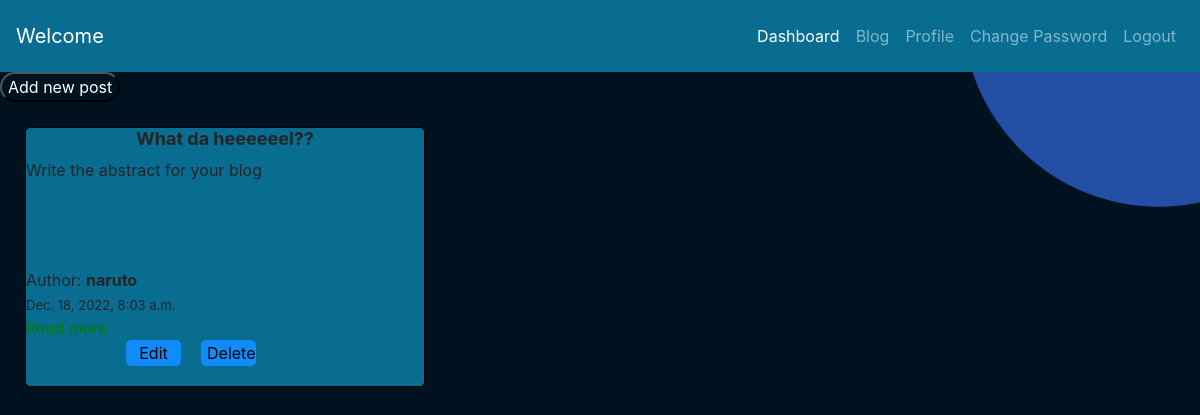
The app's page /blog/ (signed in), older data.
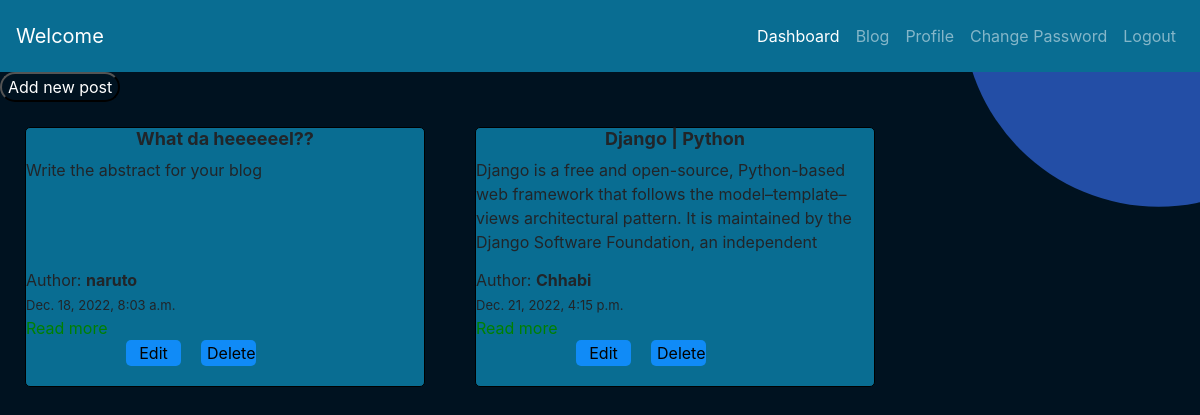
The same page, newer data.
### blog/models.py (models this page shows, shortened)
class BlogPost(models.Model):
    author = models.CharField(max_length=100)
    title = models.CharField(max_length=100)
    abstract = models.TextField()
    post = RichTextField()
    user_favorite = models.ManyToManyField(User,related_name='user_favorite',blank=True)
    published_date=models.DateTimeField(default=timezone.now)

### blog/views.py (the view)
# urls.py: path('blog/',include("blog.urls")),
@login_required(login_url='/account/login/')
def blog(request):
    post = BlogPost.objects.all()
    admin = True
    if request.user.is_staff:
        return render(request,'blog/blog.html',{'post':post,'admin':admin})
    else:
        return render(request,'blog/blog.html',{'post':post})

### blog/templates/blog/blog.html (shortened to what this page needs)
<!DOCTYPE html>
{% load static %}
<html lang="en">
<head>
    <link rel="stylesheet" href="{% static 'authentication/css/style.css' %}">
    <link rel="stylesheet" href="{% static 'authentication/css/bootstrap.css' %}">
</head>
<body>
    <div class="blogcontain">
        {% include 'authentication/navbar.html' %}
    </div>
    <button class="adpst"><a href="{% url 'addnewpost' %}">Add new post</a></button>
    <section id="blog">
        {% for p in post %}
        <div class="blogcontainer">
            <div class="blog-box">
                <h1 class="blog-heading">{{p.title}}</h1>
                <div class="blogabs">{{p.abstract}}</div>
                <div class="portion">
                    <span> Author: <strong>{{p.author}}</strong></span>
                    <br><span class="date">{{p.published_date}}</span>
                    <br><a class="rdbtn" href="{% url 'readmore' p.id %}" role="button">Read more</a>
                    <div class="buttons">
                        <form action="{% url 'update' p.id %}">
                            <input type="submit" class="adddel" value="Edit">
                        </form>
                        {% if admin %}
                        <form action="{% url 'delete' p.id %}" class="d-inline" method="post">
                            <input type="submit" class="adddel" value="Delete">
                        </form>
                        {% endif %}
                    </div>
                </div>
            </div>
        </div>
    {% endfor %}
</section>
</body>
</html>

### authentication/templates/authentication/navbar.html (shortened to what this page needs)
{% load static %}
<nav class="navbar navbar-expand-sm navbar-dark nav-background py-3 ">
    <a class="navbar-brand" href="{% url 'dashboard' %}"> Welcome {{user.first_name}}</a>
    <div class="collapse navbar-collapse" id="navbarNav">
      <ul class="navbar-nav ml-auto">
        <li class="nav-item active">
            <a class="nav-link" href="{% url 'dashboard' %}">Dashboard</a>
        </li>
        <li class="nav-item">
            <a class="nav-link" href="{% url 'blog' %}">Blog</a>
        </li>
        <li class="nav-item">
          <a class="nav-link" href="{% url 'profile' %}">Profile</a>
      </li>
        <li class="nav-item">
            <a class="nav-link" href="{% url 'changepass' %}">Change Password</a>
        </li>
        <li class="nav-item">
            <a class="nav-link" href="{% url 'logout' %}">Logout</a>
        </li>
      </ul>
    </div>
  </nav>

### authentication/static/authentication/css/style.css (style rules this page uses)
body { width: 100%; height: 100vh; background-image:url("/static/authentication/images/circle-scatter-haikei.svg"); background-position: center; background-size: cover; position: relative; overflow: hidden; }
input::placeholder { color:rgb(255, 255, 255); font-weight: bold; padding-left: 5%; }

### blog/templates/blog/blog.html (style rules this page uses)
body { margin: 0%; padding: 0%; }
.nav-background { background-color: rgb(9, 109, 146); }
.blog-box { width: 400px; height: 260px; border: 1px solid #ececec; border-radius: 5px; background-color: rgb(9, 109, 146); border-color: black; margin: 5px; }
#blog { display:flex; flex-wrap: wrap; }
.blogcontainer { display: inline-flex; justify-content: center; align-items: center; margin: 20px; flex-wrap: wrap; gap: 60px; }
.blog-heading { display: flex; justify-content: center; align-items: center; flex-direction: column; font-size: large; font-weight: 700; }
.adddel { color: rgb(2, 2, 1); border: none; background-color: rgb(16, 139, 247); width: 55px; border-radius: 5px; }
.buttons { display: flex; gap: 20px; align-items: center; margin-left: 100px; }
.rdbtn { color: green; text-decoration: none; }
.date { font-size: small; }
.portion { margin-top: 0px; }
.adpst { background-color: transparent; border-radius: 15px; }
.adpst a { color: white; }
.blogabs { overflow-y: scroll; height: 100px; margin-bottom: 10px; }

Row changes from the older to the newer data that the page shows:
added BlogPost: title "Django | Python", abstract "Django is a free and open-source, Python-based web framework that follows the model–template–views architectural pattern. It is maintained by the Django Software Foundation, an independent…", author "Chhabi", published_date "Dec. 21, 2022, 4:15 p.m."
